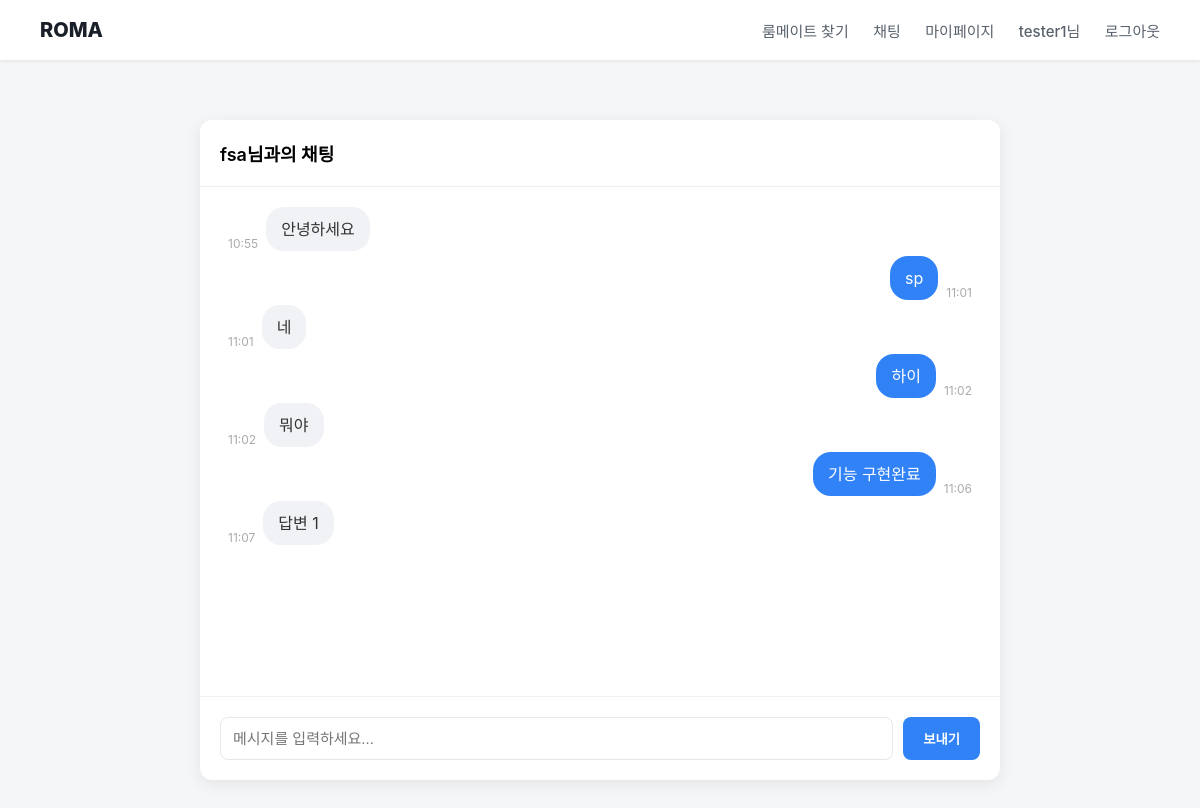
The app's page /chat/3/ (signed in) with its own data.
### chat/models.py (models this page shows, shortened)
class ChatMessage(models.Model):
    room = models.ForeignKey(ChatRoom, on_delete=models.CASCADE, related_name='messages', verbose_name='채팅방')
    sender = models.ForeignKey(User, on_delete=models.CASCADE, related_name='sent_messages', verbose_name='발신자')
    message = models.TextField(verbose_name='메시지 내용')
    timestamp = models.DateTimeField(auto_now_add=True, verbose_name='전송 시간')
    is_read = models.BooleanField(default=False, verbose_name='읽음 여부')
    class Meta:
        ordering = ['timestamp']

### chat/views.py (the view)
# urls.py: path('<int:other_user_pk>/', views.chat_room, name='chat_room'),
@login_required
def chat_room(request, other_user_pk):
    if request.user.pk == other_user_pk:
        messages.error(request, '자기 자신과는 채팅할 수 없습니다.')
        return redirect(reverse('home'))
    other_user = get_object_or_404(User, pk=other_user_pk)
    room, created = ChatRoom.objects.get_or_create_by_participants(user1=request.user, user2=other_user)
    past_messages = room.messages.all().order_by('timestamp')
    pks = sorted([request.user.pk, other_user.pk])
    room_name = f"{pks[0]}_{pks[1]}"
    return render(request, 'chat/room.html', {
        'room_name': room_name,
        'other_user': other_user,
        'past_messages': past_messages,
    })

### chat/models.py (called while the page is built)
    def get_or_create_by_participants(self, user1, user2):
        room = self.annotate(num_participants=Count('participants')) \
                   .filter(num_participants=2) \
                   .filter(participants=user1) \
                   .filter(participants=user2) \
                   .first()
        created = False
        if not room:
            room = self.create()
            room.participants.add(user1, user2)
            created = True
        return room, created

### chat/templates/chat/room.html (shortened to what this page needs)
{% extends 'base.html' %}
{% load static %}
{% block content %}
<div class="chat-container">
    <div class="chat-header">{{ other_user.username }}님과의 채팅</div>
    <div id="chat-log">
        {% for message in past_messages %}
            <div class="message {% if message.sender == request.user %}sent{% else %}received{% endif %}">
                <div class="message-meta">
                    {{ message.timestamp|date:"H:i" }}
                </div>
                <div class="message-content">{{ message.message }}</div>
            </div>
        {% endfor %}
    </div>
    <div class="chat-input-area">
        <input id="chat-message-input" type="text" placeholder="메시지를 입력하세요...">
        <button id="chat-message-submit">보내기</button>
    </div>
</div>
{% endblock %}

### templates/base.html (shortened to what this page needs)
{% load static %}
<!DOCTYPE html>
<html lang="ko">
<head>
    <link rel="stylesheet" href="{% static 'css/style.css' %}">
</head>
<body>
    <header class="main-header">
        <div class="logo">
            <a href="{% url 'home' %}">ROMA</a>
        </div>
        <nav class="nav-links">
            {% if user.is_authenticated %}
                <a href="{% url 'realll_match:find_matches' %}">룸메이트 찾기</a>
                <a href="{% url 'chat:chat_list' %}">채팅</a>
                <a href="{% url 'my_page' %}">마이페이지</a>
                <span>{{ user.username }}님</span>
                <a href="{% url 'logout' %}">로그아웃</a>
            {% else %}
                <a href="{% url 'login' %}">로그인</a>
                <a href="{% url 'signup' %}">회원가입</a>
            {% endif %}
        </nav>
    </header>
    <main>
        {% block content %}{% endblock %}
    </main>
</body>
</html>

### static/css/style.css (style rules this page uses)
body { background-color: #f4f6f8; font-family: -apple-system, BlinkMacSystemFont, "Apple SD Gothic Neo", "Pretendard", "나눔고딕", "Malgun Gothic", sans-serif; margin: 0; padding-top: 60px; }
main { display: flex; justify-content: center; align-items: center; min-height: calc(100vh - 60px); padding: 20px; }
.main-header { position: fixed; top: 0; left: 0; width: 100%; background-color: white; box-shadow: 0 1px 4px rgba(0, 0, 0, 0.08); padding: 0 40px; height: 60px; display: flex; justify-content: space-between; align-items: center; z-index: 1000; box-sizing: border-box; }
.main-header .logo a { font-size: 20px; font-weight: 800; color: #191f28; text-decoration: none; }
.main-header .nav-links a, .main-header .nav-links span { color: #58616c; text-decoration: none; margin-left: 20px; font-size: 15px; font-weight: 500; }

### chat/templates/chat/room.html (style rules this page uses)
.chat-container { width: 100%; max-width: 800px; margin: 40px auto; display: flex; flex-direction: column; height: calc(100vh - 140px); background-color: #fff; border-radius: 12px; box-shadow: 0 4px 16px rgba(0,0,0,.08); }
.chat-header { padding: 20px; border-bottom: 1px solid #f0f0f0; font-size: 18px; font-weight: 600; }
#chat-log { flex-grow: 1; overflow-y: scroll; padding: 20px; display: flex; flex-direction: column; gap: 5px; }
.message { display: flex; max-width: 70%; }
.message-content { padding: 10px 15px; border-radius: 18px; line-height: 1.5; }
.message-meta { align-self: flex-end; font-size: 12px; color: #aaa; margin: 0 8px; white-space: nowrap; }
.message.sent { align-self: flex-end; flex-direction: row-reverse; }
.message.received { align-self: flex-start; flex-direction: row; }
.message.sent .message-content { background: #3182f6; color: white; }
.message.received .message-content { background: #f0f2f5; color: #333; }
.chat-input-area { display: flex; gap: 10px; padding: 20px; border-top: 1px solid #f0f0f0; }
#chat-message-input { flex-grow: 1; padding: 12px; border: 1px solid #e5e8eb; border-radius: 8px; font-size: 15px; resize: none; }
#chat-message-submit { padding: 12px 20px; border: none; background-color: #3182f6; color: #fff; border-radius: 8px; cursor: pointer; font-weight: 600; }

### records on screen
ChatMessage: timestamp "10:55", message "안녕하세요"
ChatMessage: timestamp "11:01", message "sp"
ChatMessage: timestamp "11:01", message "네"
ChatMessage: timestamp "11:02", message "하이"
ChatMessage: timestamp "11:02", message "뭐야"
ChatMessage: timestamp "11:06", message "기능 구현완료"
ChatMessage: timestamp "11:07", message "답변 1"

### other values on screen
{{ user.username }} "tester1"
{{ other_user.username }} "fsa"
